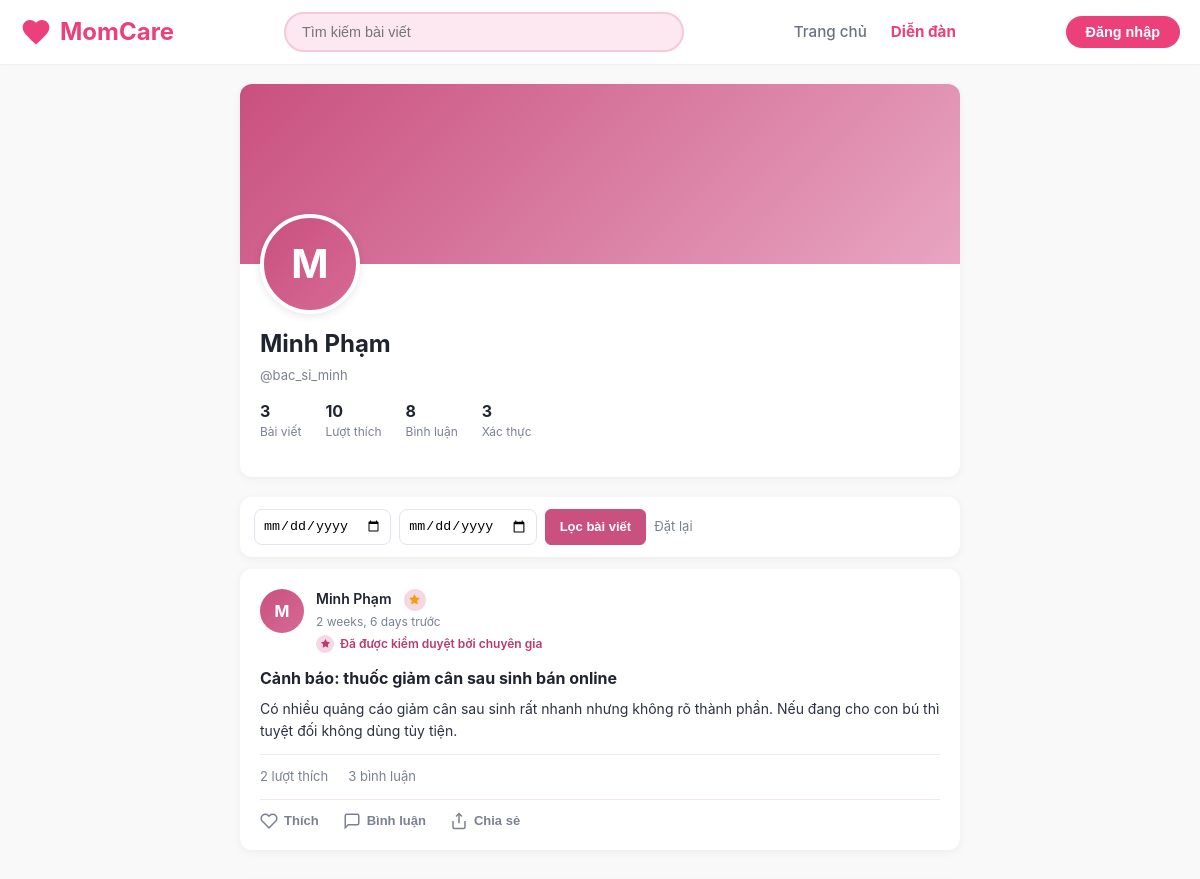
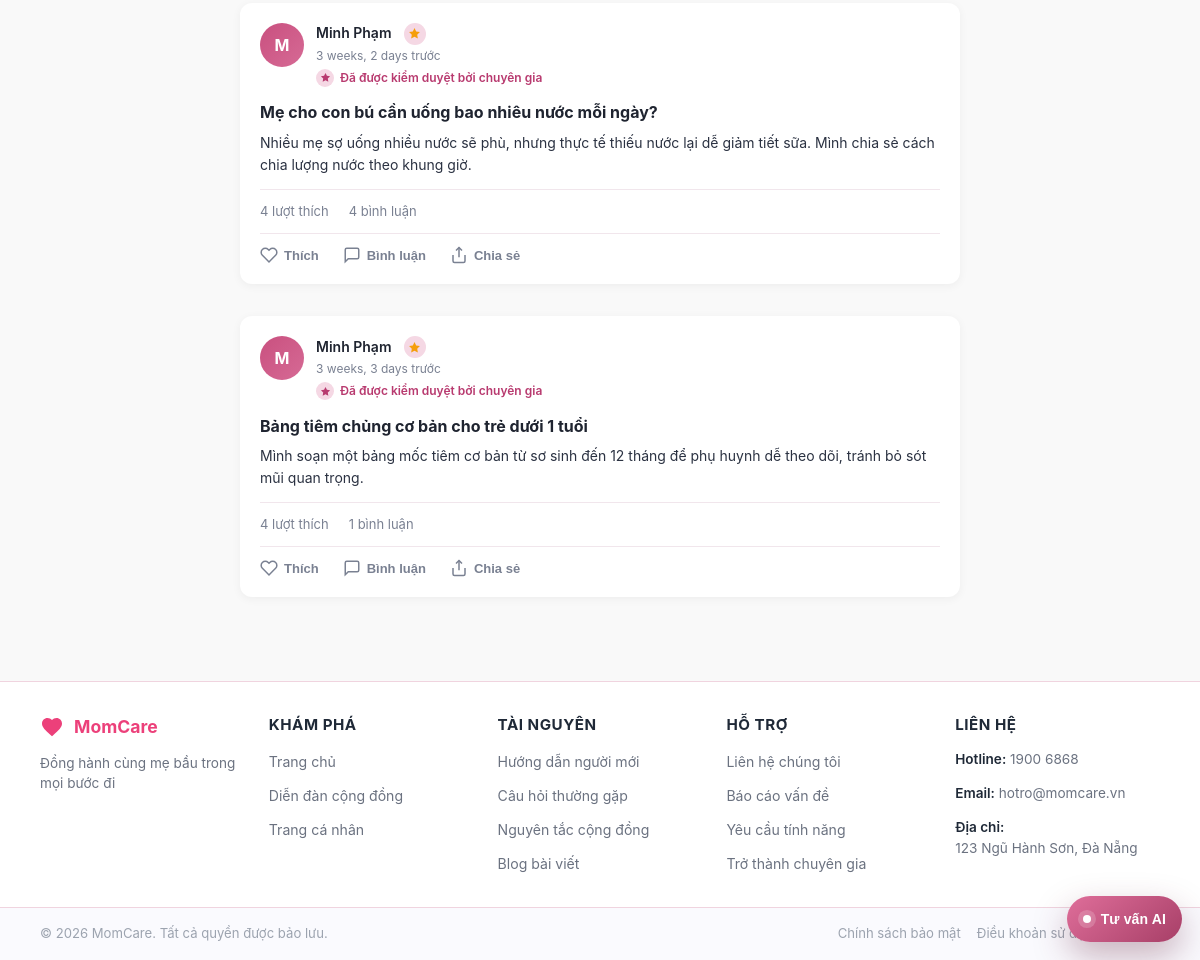
The page /profile/bac_si_minh/ on the database its author committed (2 pictures, top to bottom).
### momcare_forum/models.py (models this page shows, shortened)
class Post(models.Model):
    PRIVACY_CHOICES = [
        ('public', 'Công khai'),
        ('anonymous', 'Ẩn danh'),
    ]
    VERIFICATION_REASONS = [
        ('accurate', 'Bài viết chứa nội dung phù hợp với kiến thức y khoa hiện hành'),
        ('safe', 'Thông tin trong bài viết an toàn cho mẹ và bé'),
        ('useful', 'Bài viết cung cấp kiến thức chăm sóc sức khỏe hữu ích'),
        ('nutrition', 'Thông tin dinh dưỡng đã được kiểm chứng'),
        ('confirmed', 'Thông tin trong bài viết đã được bác sĩ xác nhận'),
        ('reference', 'Bài viết có giá trị tham khảo'),
        ('expert', 'Nội dung phù hợp với khuyến nghị của chuyên gia'),
    ]
    title = models.CharField(max_length=255, verbose_name="Tiêu đề")
    content = models.TextField(verbose_name="Nội dung")
    category = models.ForeignKey(Category, on_delete=models.PROTECT, related_name="posts", verbose_name="Danh mục")
    author = models.ForeignKey(User, on_delete=models.CASCADE, related_name="posts", verbose_name="Người đăng")
    privacy = models.CharField(max_length=20, choices=PRIVACY_CHOICES, default='public', verbose_name="Chế độ hiển thị")
    image = models.ImageField(upload_to='posts/', blank=True, null=True, verbose_name="Hình ảnh mô tả")
    verified_by_expert = models.BooleanField(default=False, verbose_name="Được chuyên gia kiểm duyệt")
    verification_reason = models.CharField(max_length=20, choices=VERIFICATION_REASONS, blank=True, verbose_name="Lý do kiểm duyệt")
    verification_reasons = models.TextField(blank=True, verbose_name="Danh sách lý do kiểm duyệt")
    verification_note = models.TextField(blank=True, verbose_name="Ghi chú kiểm duyệt")
    verified_by = models.ForeignKey(User, on_delete=models.SET_NULL, null=True, blank=True, related_name='verified_posts', verbose_name="Người kiểm duyệt")
    verified_at = models.DateTimeField(null=True, blank=True, verbose_name="Thời gian kiểm duyệt")
    likes = models.ManyToManyField(User, related_name="liked_posts", blank=True)
    report_count = models.IntegerField(default=0, verbose_name="Số lần báo cáo")
    is_hidden = models.BooleanField(default=False, verbose_name="Ẩn bài viết")
    created_at = models.DateTimeField(auto_now_add=True)
    updated_at = models.DateTimeField(auto_now=True)
    class Meta:
        ordering = ['-created_at']

### momcare_forum/views.py (the view)
# urls.py: path('profile/', forum_views.user_profile, name='profile'),
def user_profile(request, username=None):
    if username:
        target_user = get_object_or_404(User, username__iexact=username)
    else:
        if not request.user.is_authenticated:
            return redirect('forum')
        target_user = request.user
    posts_query = Post.objects.filter(
        author=target_user, is_hidden=False
    ).select_related(
        'category', 'author', 'verified_by'
    ).prefetch_related(
        'likes', 'images', 'comments', 'verifications__doctor'
    )
    is_own_profile = request.user.is_authenticated and request.user == target_user
    if not is_own_profile:
        posts_query = posts_query.exclude(privacy='anonymous')
    date_from = request.GET.get('date_from', '').strip()
    date_to = request.GET.get('date_to', '').strip()
    if date_from:
        posts_query = posts_query.filter(created_at__date__gte=date_from)
    if date_to:
        posts_query = posts_query.filter(created_at__date__lte=date_to)
    posts = posts_query.order_by('-created_at')
    user_profile = UserProfile.objects.get_or_create(user=target_user)[0]
    doctor_title_clean = (user_profile.doctor_title or '').strip()
    for prefix in ('BS.CKII.', 'BS.CKII'):
        if doctor_title_clean.upper().startswith(prefix):
            doctor_title_clean = doctor_title_clean[len(prefix):].strip()
            break
    doctor_title_clean = re.sub(r'\bkhoa\b', '', doctor_title_clean, flags=re.IGNORECASE)
    doctor_title_clean = re.sub(r'\s+', ' ', doctor_title_clean).strip(' -,:;')
    total_likes = sum(post.likes.count() for post in posts)
    total_comments = sum(post.comments.count() for post in posts)
    verified_posts = posts.filter(verified_by_expert=True).count()
    notification_context = _get_notification_context(request)
    role_context = _get_user_role_context(request)
    context = {
        'posts': posts,
        'post_count': posts.count(),
        'target_user': target_user,
        'user_profile': user_profile,
        'doctor_title_clean': doctor_title_clean,
        'is_own_profile': is_own_profile,
        'total_likes': total_likes,
        'total_comments': total_comments,
        'verified_posts': verified_posts,
        'categories': Category.objects.all(),
        'date_from': date_from,
        'date_to': date_to,
    }
    context.update(notification_context)
    context.update(role_context)
    return render(request, 'profile.html', context)

### momcare_forum/views.py (called while the page is built, shortened)
def _get_user_role_context(request):
    context = {
        'is_logged_in': request.user.is_authenticated,
        'is_admin_user': False,
        'is_staff_user': False,
        'is_superuser_user': False,
        'is_doctor_user': False,
        'can_verify_posts': False,
    }
    if not request.user.is_authenticated:
        return context

def _get_notification_context(request):
    if not request.user.is_authenticated:
        return {
            'unread_count': 0,
            'recent_notifications': [],
        }

### momcare_forum/templates/profile.html (shortened to what this page needs)
{% load static %}
<!DOCTYPE html>
<html lang="vi">
<head>
  <link rel="stylesheet" href="{% static 'css/main.css' %}">
  <link rel="stylesheet" href="{% static 'css/auth.css' %}?v=20260407a">
</head>
<body data-user-authenticated="{% if user.is_authenticated %}1{% else %}0{% endif %}">
  {% include '_navbar.html' %}
  <main>
    <div class="profile-container">
      <div class="profile-header">
        <div class="profile-cover"></div>
        <div class="profile-info">
          <div class="profile-avatar">{{ target_user.first_name|default:target_user.username|slice:":1"|upper }}</div>
          <h1 class="profile-name">
            {{ target_user.get_full_name|default:target_user.username }}
          </h1>
          <span class="profile-username">@{{ target_user.username }}</span>
          <div class="profile-stats">
            <div class="profile-stat-item">
              <div class="profile-stat-value">{{ post_count }}</div>
              <div class="profile-stat-label">Bài viết</div>
            </div>
            <div class="profile-stat-item">
              <div class="profile-stat-value">{{ total_likes }}</div>
              <div class="profile-stat-label">Lượt thích</div>
            </div>
            <div class="profile-stat-item">
              <div class="profile-stat-value">{{ total_comments }}</div>
              <div class="profile-stat-label">Bình luận</div>
            </div>
            <div class="profile-stat-item">
              <div class="profile-stat-value">{{ verified_posts }}</div>
              <div class="profile-stat-label">Xác thực</div>
            </div>
          </div>
        </div>
      </div>
      <div style="background:#fff; border-radius:12px; box-shadow:0 2px 10px rgba(0,0,0,0.05); padding:12px 14px; margin-bottom:12px;">
        <form method="get" style="display:flex; gap:8px; flex-wrap:wrap; align-items:center;">
          <input type="date" name="date_from" value="{{ date_from }}" style="height:36px; border:1px solid #e1e5ee; border-radius:8px; padding:0 8px;">
          <input type="date" name="date_to" value="{{ date_to }}" style="height:36px; border:1px solid #e1e5ee; border-radius:8px; padding:0 8px;">
          <button type="submit" class="btn-profile" style="height:36px; padding:0 14px;">Lọc bài viết</button>
          <a href="{% if target_user == user %}{% url 'profile' %}{% else %}{% url 'profile_view' target_user.username %}{% endif %}" style="font-size:13px; color:#7a8192; text-decoration:none;">Đặt lại</a>
        </form>
      </div>
      <div class="posts-feed">
        {% if posts %}
          {% for post in posts %}
          <div class="post-card-wrapper" data-post-id="{{ post.id }}" data-post-title="{{ post.title }}" data-post-owner="{% if user.is_authenticated and user == post.author %}true{% else %}false{% endif %}" data-privacy="{{ post.privacy }}">
            <article class="post-card">
              <div class="post-header">
                <div class="post-user">
                  <div class="post-avatar">
                    {% if post.privacy == 'anonymous' %}
                    <svg viewBox="0 0 24 24" fill="currentColor">
                      <path d="M12 12a4 4 0 1 0-4-4 4 4 0 0 0 4 4zm0 2c-2.67 0-8 1.34-8 4v2h16v-2c0-2.66-5.33-4-8-4z"/>
                    </svg>
                    {% else %}
                    {{ post.author.first_name|default:post.author.username|slice:":1"|upper }}
                    {% endif %}
                  </div>
                  <div class="post-user-info">
                    <div class="post-username" style="display:flex; align-items:center;">
                      {% if post.privacy == 'anonymous' %}
                      Người dùng ẩn danh
                      {% else %}
                      {{ post.author.get_full_name|default:post.author.username }}
                      {% endif %}
                      {% if post.verified_by_expert %}
                      <button type="button" class="verify-trigger verified"
                              data-post-id="{{ post.id }}"
                              aria-label="Bài viết đã được kiểm duyệt">
                        <svg viewBox="0 0 24 24" fill="currentColor" aria-hidden="true">
                          <path d="M12 2l3.09 6.26L22 9.27l-5 4.87 1.18 6.88L12 17.77l-6.18 3.25L7 14.14 2 9.27l6.91-1.01L12 2z" />
                        </svg>
                      </button>
                      {% endif %}
                    </div>
                    <div class="post-time">{{ post.created_at|timesince }} trước</div>
                    {% if post.verified_by_expert %}
                    <div class="review-approved show" data-post-id="{{ post.id }}" role="button" tabindex="0" aria-label="Xem chi tiết kiểm duyệt bài viết">
                      <span class="review-approved-icon">
                        <svg viewBox="0 0 24 24" width="11" height="11" fill="currentColor" aria-hidden="true">
                          <path d="M12 2l3.09 6.26L22 9.27l-5 4.87 1.18 6.88L12 17.77l-6.18 3.25L7 14.14 2 9.27l6.91-1.01L12 2z" />
                        </svg>
                      </span>
                      <span style="font-size: 12px;">Đã được kiểm duyệt bởi chuyên gia</span>
                    </div>
                    {% endif %}
                  </div>
                </div>
              </div>
              <h3 class="post-title" onclick="openPostDetailModal({{ post.id }}); event.stopPropagation();">{{ post.title }}</h3>
              <p class="post-content" onclick="openPostDetailModal({{ post.id }}); event.stopPropagation();">{{ post.content }}</p>
              <div class="post-stats">
                <span class="post-likes-count">{{ post.likes.count }} lượt thích</span>
                <span class="post-comments-count">{{ post.comments.count }} bình luận</span>
              </div>
              <div class="post-actions">
                <button class="post-action like-post-btn {% if user.is_authenticated and user in post.likes.all %}liked{% endif %}" type="button" data-post-id="{{ post.id }}">
                  <svg viewBox="0 0 24 24" fill="none" stroke="currentColor" stroke-width="2">
                    <path d="M20.84 4.61a5.5 5.5 0 0 0-7.78 0L12 5.67l-1.06-1.06a5.5 5.5 0 0 0-7.78 7.78l1.06 1.06L12 21.23l7.78-7.78 1.06-1.06a5.5 5.5 0 0 0 0-7.78z"/>
                  </svg>
                  <span>Thích</span>
                </button>
                <button class="post-action open-comment-modal-btn" type="button" data-post-id="{{ post.id }}">
                  <svg viewBox="0 0 24 24" fill="none" stroke="currentColor" stroke-width="2">
                    <path d="M21 15a2 2 0 0 1-2 2H7l-4 4V5a2 2 0 0 1 2-2h14a2 2 0 0 1 2 2z"/>
                  </svg>
                  <span>Bình luận</span>
                </button>
                <button class="post-action share-post-btn" type="button" data-share-url="{% url 'post_detail' post.id %}">
                  <svg viewBox="0 0 24 24" fill="none" stroke="currentColor" stroke-width="2">
                    <path d="M4 12v8a2 2 0 0 0 2 2h12a2 2 0 0 0 2-2v-8"/>
                    <polyline points="16 6 12 2 8 6"/>
                    <line x1="12" y1="2" x2="12" y2="15"/>
                  </svg>
                  <span>Chia sẻ</span>
                </button>
              </div>
            </article>
          </div>
          {% endfor %}
        {% endif %}
      </div>
    </div>
  </main>
  {% include 'footer.html' %}
</body>
</html>

### momcare_forum/static/css/main.css (style rules this page uses)
:root { --primary-teal: #26a69a; --primary-green: #66bb6a; --primary-blue: #42a5f5; --primary-orange: #ffa726; --primary-purple: #ab47bc; --bg-beige: #f9f3e6; --bg-white: var(--bg-card); --bg-light: #f5f5f5; --text-light: #9ca3af; --border-gray: #d1d5db; --shadow-sm: 0 1px 2px rgba(0, 0, 0, 0.05); --shadow-md: 0 4px 6px -1px rgba(0, 0, 0, 0.1); --shadow-lg: 0 10px 15px -3px rgba(0, 0, 0, 0.1); --primary-pink: #ec407a; --primary-pink-light: #f48fb1; --primary-pink-dark: #d81b60; --bg-main: #fff0f5; --bg-card: #ffffff; --bg-soft: #fde7f0; --text-dark: #1f2937; --text-gray: #6b7280; --border-light: #f4c9d9; }
* { margin: 0; padding: 0; box-sizing: border-box; }
body { font-family: -apple-system, BlinkMacSystemFont, 'Segoe UI', Roboto, 'Helvetica Neue', Arial, sans-serif; background-color: var(--bg-main); color: var(--text-dark); line-height: 1.5; }
a { text-decoration: none; color: inherit; }
.post-card { background-color: var(--bg-card); border-radius: 12px; padding: 20px; margin-bottom: 16px; box-shadow: var(--shadow-sm); }
.post-header { display: flex; align-items: center; gap: 12px; margin-bottom: 12px; }
.post-avatar { width: 44px; height: 44px; border-radius: 50%; background-color: var(--bg-soft); display: flex; align-items: center; justify-content: center; font-weight: 600; color: var(--text-gray); }
.post-user-info { flex: 1; }
.post-username { font-weight: 600; color: var(--text-dark); display: flex; align-items: center; gap: 6px; }
.post-username svg { width: 16px; height: 16px; color: #f59e0b; }
.post-time { font-size: 0.85rem; color: var(--text-light); }
.post-title { font-size: 1.05rem; font-weight: 600; color: var(--text-dark); margin-bottom: 8px; }
.post-content { font-size: 0.95rem; color: var(--text-gray); line-height: 1.6; margin-bottom: 16px; display: -webkit-box; -webkit-line-clamp: 3; -webkit-box-orient: vertical; overflow: hidden; }
.post-actions { display: flex; gap: 24px; }
.post-action { display: flex; align-items: center; gap: 6px; color: var(--text-gray); font-size: 0.9rem; cursor: pointer; transition: color 0.2s ease; }
.post-action svg { width: 20px; height: 20px; }
.profile-cover { height: 160px; background: linear-gradient(135deg, #fce4ec 0%, #f48fb1 100%); }
.profile-name { font-size: 1.35rem; font-weight: 700; color: var(--text-dark); margin-bottom: 4px; }
.post-avatar { width: 40px; height: 40px; border-radius: 50%; display: flex; align-items: center; justify-content: center; font-weight: 600; font-size: 0.9rem; flex-shrink: 0; }
.post-username { font-size: 0.9rem; font-weight: 600; color: var(--text-dark); }
.post-time { font-size: 0.8rem; color: var(--text-light); }

### momcare_forum/static/css/auth.css (style rules this page uses)
:root { --primary-teal: #26a69a; --primary-teal-light: #26a69a; --primary-purple: #7c3aed; --primary-purple-dark: #6d28d9; --bg-beige: var(--bg-main); --bg-white: var(--bg-card); --text-light: #9ca3af; --border-gray: #d1d5db; --shadow-sm: 0 1px 2px rgba(0, 0, 0, 0.05); --shadow-md: 0 4px 6px -1px rgba(0, 0, 0, 0.1); --shadow-lg: 0 10px 15px -3px rgba(0, 0, 0, 0.1); --shadow-modal: 0 25px 50px -12px rgba(0, 0, 0, 0.25); --primary-pink: #ec407a; --primary-pink-light: #f48fb1; --primary-pink-dark: #d81b60; --bg-main: #fff0f5; --bg-card: #ffffff; --bg-soft: #fde7f0; --text-dark: #1f2937; --text-gray: #6b7280; --border-light: #f4c9d9; }
* { margin: 0; padding: 0; box-sizing: border-box; }
body { font-family: -apple-system, BlinkMacSystemFont, 'Segoe UI', Roboto, 'Helvetica Neue', Arial, sans-serif; background-color: var(--bg-main); color: var(--text-dark); line-height: 1.5; min-height: 100vh; }
.user-avatar, .dropdown-avatar, .profile-avatar, .composer-avatar, #profile-avatar, #composer-avatar { display: flex; align-items: center; justify-content: center; aspect-ratio: 1; flex-shrink: 0; width: auto; }

### rows shown on the page
Post: author.first_name "M", author.get_full_name "Minh Phạm", created_at "2 weeks, 6 days", title "Cảnh báo: thuốc giảm cân sau sinh bán online", content "Có nhiều quảng cáo giảm cân sau sinh rất nhanh nhưng không rõ thành phần. Nếu đang cho con bú thì tuyệt đối không dùng tùy tiện.…", likes.count "2", comments.count "3"
Post: author.first_name "M", author.get_full_name "Minh Phạm", created_at "3 weeks, 2 days", title "Mẹ cho con bú cần uống bao nhiêu nước mỗi ngày?", content "Nhiều mẹ sợ uống nhiều nước sẽ phù, nhưng thực tế thiếu nước lại dễ giảm tiết sữa. Mình chia sẻ cách chia lượng nước theo khung giờ.", likes.count "4", comments.count "4"
Post: author.first_name "M", author.get_full_name "Minh Phạm", created_at "3 weeks, 3 days", title "Bảng tiêm chủng cơ bản cho trẻ dưới 1 tuổi", content "Mình soạn một bảng mốc tiêm cơ bản từ sơ sinh đến 12 tháng để phụ huynh dễ theo dõi, tránh bỏ sót mũi quan trọng.", likes.count "4", comments.count "1"

### other values the page prints
{{ target_user.first_name|default:target_user.username|slice:":1"|upper }} "M"
{{ target_user.get_full_name|default:target_user.username }} "Minh Phạm"
{{ target_user.username }} "bac_si_minh"
{{ post_count }} "3"
{{ total_likes }} "10"
{{ total_comments }} "8"
{{ verified_posts }} "3"
